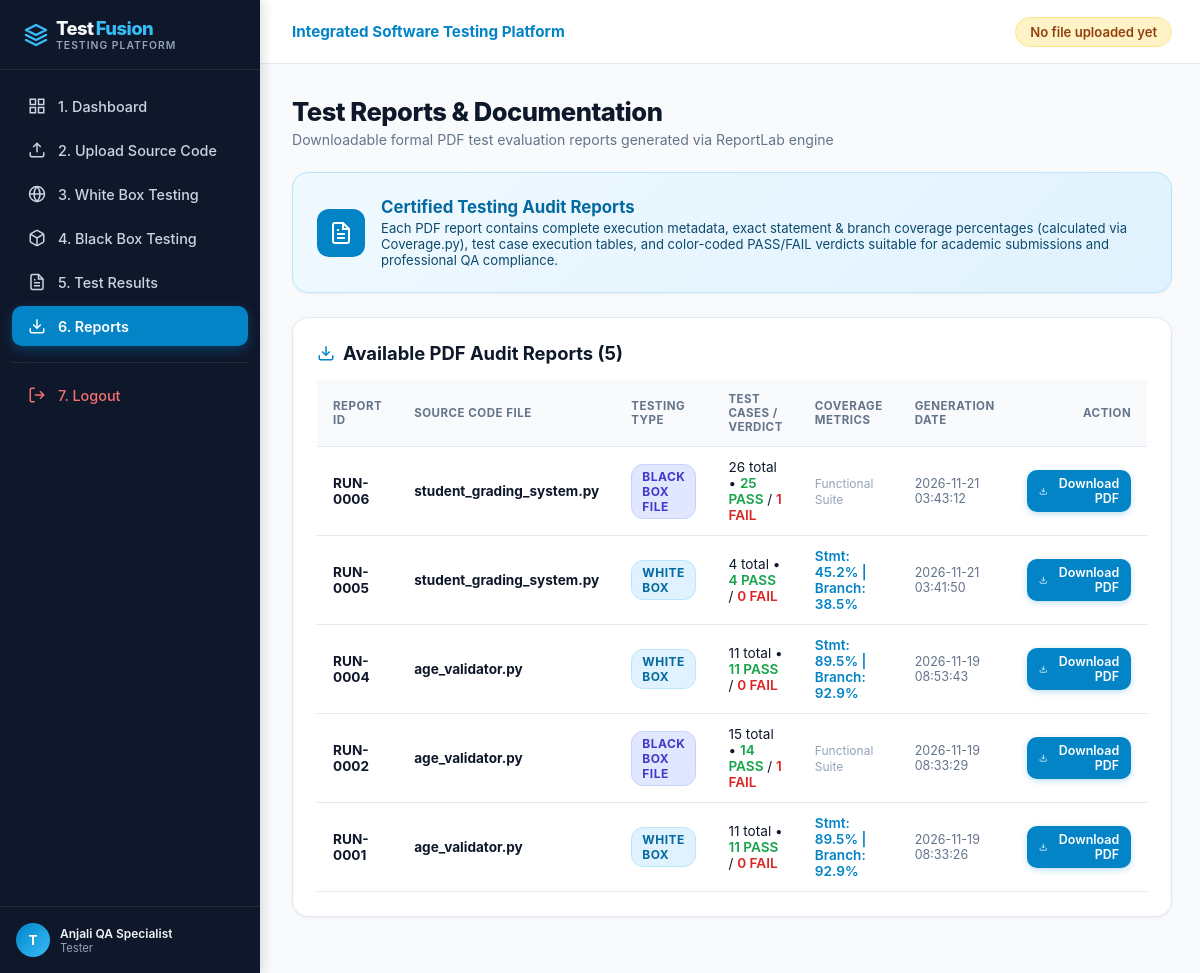
Before: /reports (signed in) with the older database file.
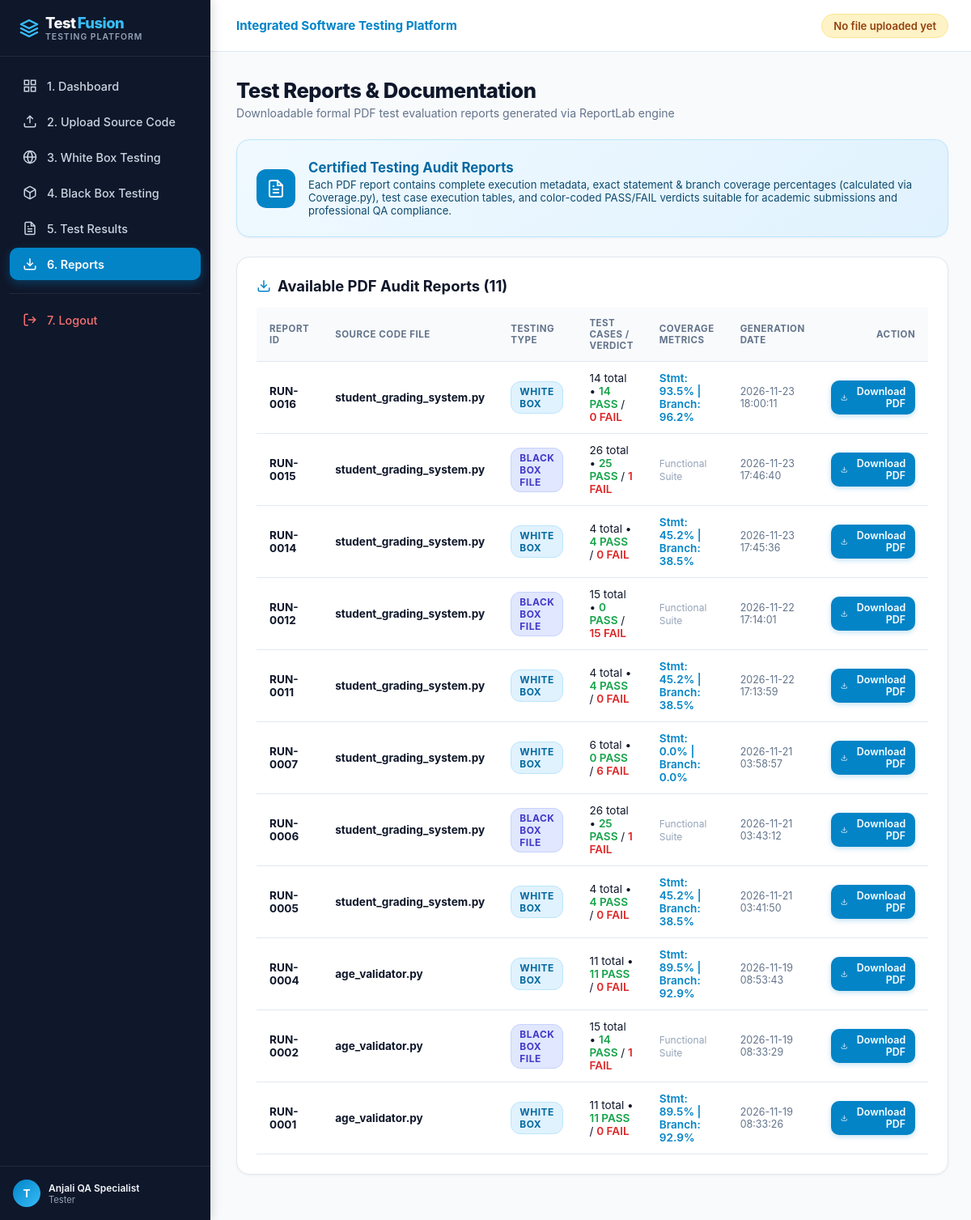
After: the same page with the newer database file.
### tables this page shows
CREATE TABLE test_executions (
    id INTEGER PRIMARY KEY AUTOINCREMENT,
    user_id INTEGER NOT NULL,
    file_id INTEGER,
    test_type TEXT NOT NULL,
    total_tests INTEGER DEFAULT 0,
    passed_tests INTEGER DEFAULT 0,
    failed_tests INTEGER DEFAULT 0,
    statement_coverage REAL DEFAULT 0.0,
    branch_coverage REAL DEFAULT 0.0,
    total_statements INTEGER DEFAULT 0,
    covered_statements INTEGER DEFAULT 0,
    total_branches INTEGER DEFAULT 0,
    covered_branches INTEGER DEFAULT 0,
    duration_ms INTEGER DEFAULT 0,
    executed_lines TEXT DEFAULT '[]',
    missing_lines TEXT DEFAULT '[]',
    uncovered_branches TEXT DEFAULT '[]',
    pdf_report_path TEXT,
    executed_at TIMESTAMP DEFAULT CURRENT_TIMESTAMP,
    FOREIGN KEY (user_id) REFERENCES users(id) ON DELETE CASCADE,
    FOREIGN KEY (file_id) REFERENCES uploaded_files(id) ON DELETE SET NULL
);

CREATE TABLE uploaded_files (
    id INTEGER PRIMARY KEY AUTOINCREMENT,
    user_id INTEGER NOT NULL,
    filename TEXT NOT NULL,
    filepath TEXT NOT NULL,
    file_content TEXT NOT NULL,
    file_size INTEGER NOT NULL,
    uploaded_at TIMESTAMP DEFAULT CURRENT_TIMESTAMP,
    FOREIGN KEY (user_id) REFERENCES users(id) ON DELETE CASCADE
);

### app.py (the view)
@app.route('/reports')
@login_required
def reports():
    user_id = session['user_id']
    conn = get_db_connection()
    report_list = conn.execute("""
        SELECT e.*, f.filename
        FROM test_executions e
        LEFT JOIN uploaded_files f ON e.file_id = f.id
        WHERE e.user_id = ? AND e.pdf_report_path IS NOT NULL
        ORDER BY e.executed_at DESC
    """, (user_id,)).fetchall()
    conn.close()
    return render_template('reports.html', reports=report_list)

### app.py (called while the page is built)
def login_required(f):
    @wraps(f)
    def decorated_function(*args, **kwargs):
        if 'user_id' not in session:
            flash("Please log in to access the testing platform.", "warning")
            return redirect(url_for('login'))
        return f(*args, **kwargs)
    return decorated_function

def get_current_user():
    if 'user_id' not in session:
        return None
    conn = get_db_connection()
    user = conn.execute("SELECT id, username, email, full_name, role FROM users WHERE id = ?", (session['user_id'],)).fetchone()
    conn.close()
    return user

@app.context_processor
def inject_globals():
    return {
        'current_user': get_current_user(),
        'now': datetime.now()
    }

### database/db.py (called while the page is built)
def get_db_connection():
    conn = sqlite3.connect(DB_PATH)
    conn.row_factory = sqlite3.Row
    conn.execute("PRAGMA foreign_keys = ON;")
    return conn

### templates/reports.html (shortened to what the changed rows need)
{% extends "base.html" %}
{% block content %}
<div class="page-header">
    <div>
        <h1 class="page-title">Test Reports &amp; Documentation</h1>
    </div>
</div>
<div class="content-card">
    <h2 class="card-title">
        <svg width="18" height="18" viewBox="0 0 24 24" fill="none" stroke="#0284c7" stroke-width="2"><path d="M21 15v4a2 2 0 0 1-2 2H5a2 2 0 0 1-2-2v-4"></path><polyline points="7 10 12 15 17 10"></polyline><line x1="12" y1="15" x2="12" y2="3"></line></svg>
        Available PDF Audit Reports ({{ reports | length }})
    </h2>
    <div class="table-responsive">
        <table class="custom-table">
            <thead>
                <tr>
                    <th>Report ID</th>
                    <th>Source Code File</th>
                    <th>Testing Type</th>
                    <th>Test Cases / Verdict</th>
                    <th>Coverage Metrics</th>
                    <th>Generation Date</th>
                    <th style="text-align: right;">Action</th>
                </tr>
            </thead>
            <tbody>
                {% for r in reports %}
                <tr>
                    <td><b>RUN-{{ "%04d" % r['id'] }}</b></td>
                    <td><b>{{ r['filename'] or 'N/A' }}</b></td>
                    <td>
                        {% if r['test_type'] == 'WHITE_BOX' %}
                            <span class="badge badge-info">White Box</span>
                        {% elif r['test_type'] == 'BLACK_BOX_FILE' %}
                            <span class="badge" style="background:#e0e7ff; color:#4338ca; border:1px solid #c7d2fe;">Black Box File</span>
                        {% else %}
                            <span class="badge" style="background:#f3e8ff; color:#7e22ce; border:1px solid #e9d5ff;">Manual Test</span>
                        {% endif %}
                    </td>
                    <td>
                        {{ r['total_tests'] }} total &bull;
                        <span style="color: #16a34a; font-weight: 600;">{{ r['passed_tests'] }} PASS</span> /
                        <span style="color: #dc2626; font-weight: 600;">{{ r['failed_tests'] }} FAIL</span>
                    </td>
                    <td>
                        {% if r['test_type'] == 'WHITE_BOX' %}
                            <span style="font-weight: 600; color: #0284c7;">
                                Stmt: {{ r['statement_coverage'] | round(1) }}% | Branch: {{ r['branch_coverage'] | round(1) }}%
                            </span>
                        {% else %}
                            <span style="color: #94a3b8; font-size: 0.75rem;">Functional Suite</span>
                        {% endif %}
                    </td>
                    <td style="color: #64748b; font-size: 0.78rem;">{{ r['executed_at'] }}</td>
                    <td style="text-align: right;">
                        <a href="{{ url_for('download_report', execution_id=r['id']) }}" class="btn btn-primary btn-sm">
                            <svg width="12" height="12" viewBox="0 0 24 24" fill="none" stroke="currentColor" stroke-width="2"><path d="M21 15v4a2 2 0 0 1-2 2H5a2 2 0 0 1-2-2v-4"></path><polyline points="7 10 12 15 17 10"></polyline><line x1="12" y1="15" x2="12" y2="3"></line></svg>
                            Download PDF
                        </a>
                    </td>
                </tr>
                {% else %}
                <tr>
                    <td colspan="7" style="text-align: center; color: #94a3b8; padding: 32px;">
                        No PDF reports generated yet. Execute a White Box or Black Box test run to generate certified reports!
                    </td>
                </tr>
                {% endfor %}
            </tbody>
        </table>
    </div>
</div>
{% endblock %}

Changed rows visible on the page:
added test_executions: id "0016", filename "student_grading_system.py", test_type "WHITE BOX", total_tests "14", passed_tests "14", failed_tests "0", statement_coverage "93.5", branch_coverage "96.2", executed_at "2026-11-23 18:00:11"
added test_executions: id "0015", filename "student_grading_system.py", test_type "BLACK BOX FILE", total_tests "26", passed_tests "25", failed_tests "1", executed_at "2026-11-23 17:46:40"
added test_executions: id "0014", filename "student_grading_system.py", test_type "WHITE BOX", total_tests "4", passed_tests "4", failed_tests "0", statement_coverage "45.2", branch_coverage "38.5", executed_at "2026-11-23 17:45:36"
added test_executions: id "0012", filename "student_grading_system.py", test_type "BLACK BOX FILE", total_tests "15", passed_tests "0", failed_tests "15", executed_at "2026-11-22 17:14:01"
added test_executions: id "0011", filename "student_grading_system.py", test_type "WHITE BOX", total_tests "4", passed_tests "4", failed_tests "0", statement_coverage "45.2", branch_coverage "38.5", executed_at "2026-11-22 17:13:59"
added test_executions: id "0007", filename "student_grading_system.py", test_type "WHITE BOX", total_tests "6", passed_tests "0", failed_tests "6", statement_coverage "0.0", branch_coverage "0.0", executed_at "2026-11-21 03:58:57"
Other visible differences:
{{ reports | length }}: "5" → "11"
